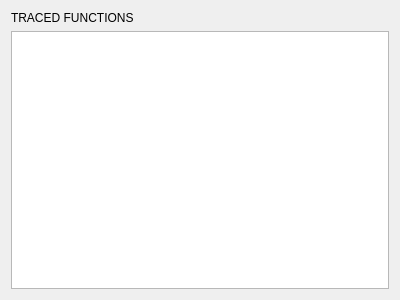
<?xml version="1.0" encoding="UTF-8"?>
<ui version="4.0">
 <class>TracedFunctionsWidget</class>
 <widget class="QWidget" name="TracedFunctionsWidget">
  <property name="geometry">
   <rect>
    <x>0</x>
    <y>0</y>
    <width>400</width>
    <height>300</height>
   </rect>
  </property>
  <property name="windowTitle">
   <string>Form</string>
  </property>
  <layout class="QVBoxLayout" name="verticalLayout">
   <item>
    <widget class="QLabel" name="label">
     <property name="autoFillBackground">
      <bool>true</bool>
     </property>
     <property name="text">
      <string>TRACED FUNCTIONS</string>
     </property>
    </widget>
   </item>
   <item>
    <widget class="QTreeWidget" name="treeWidget">
     <property name="columnCount">
      <number>0</number>
     </property>
    </widget>
   </item>
  </layout>
 </widget>
 <resources/>
 <connections/>
</ui>
